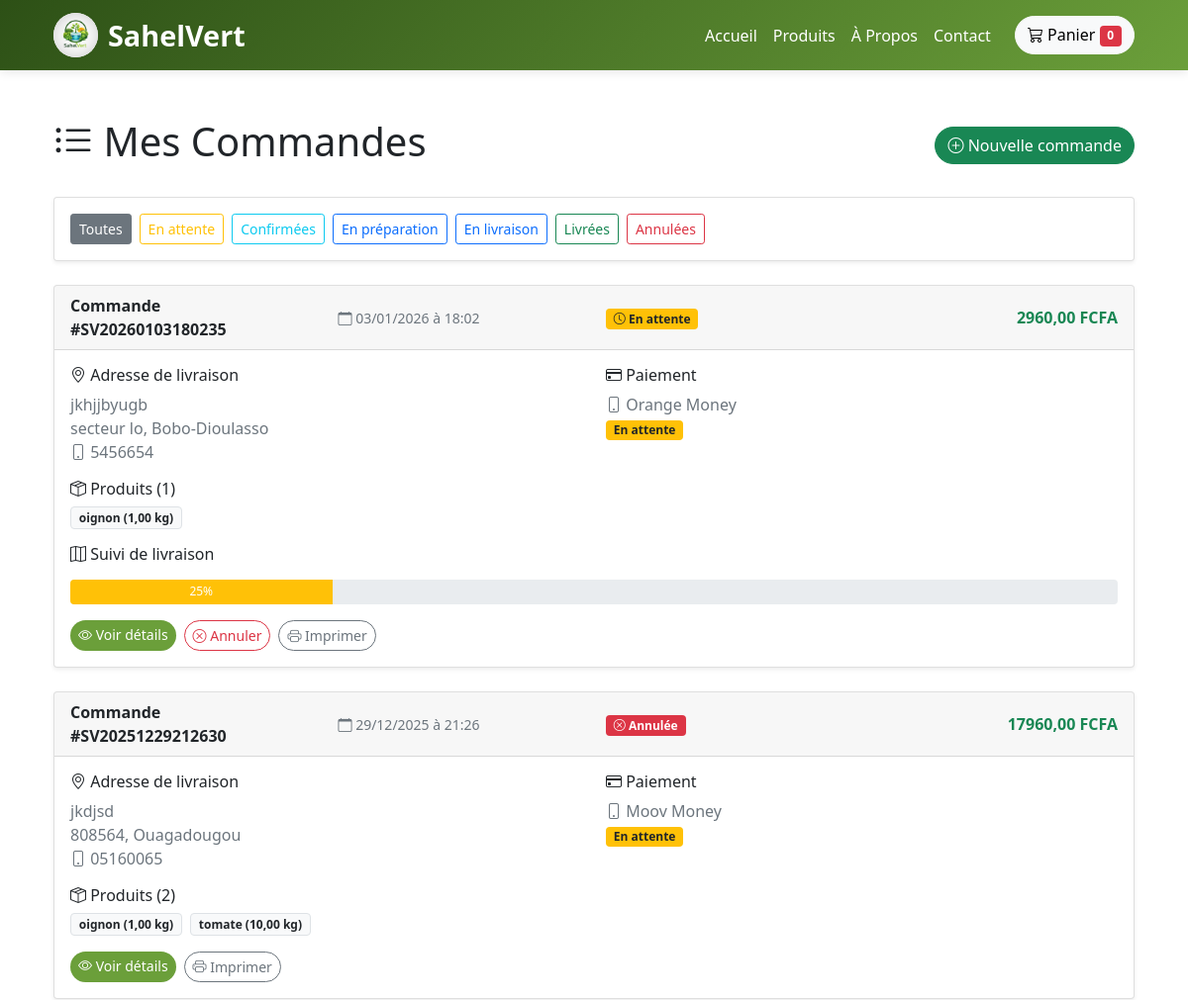
Page /mes-commandes/ (signed in, upper part) on the earlier database version.
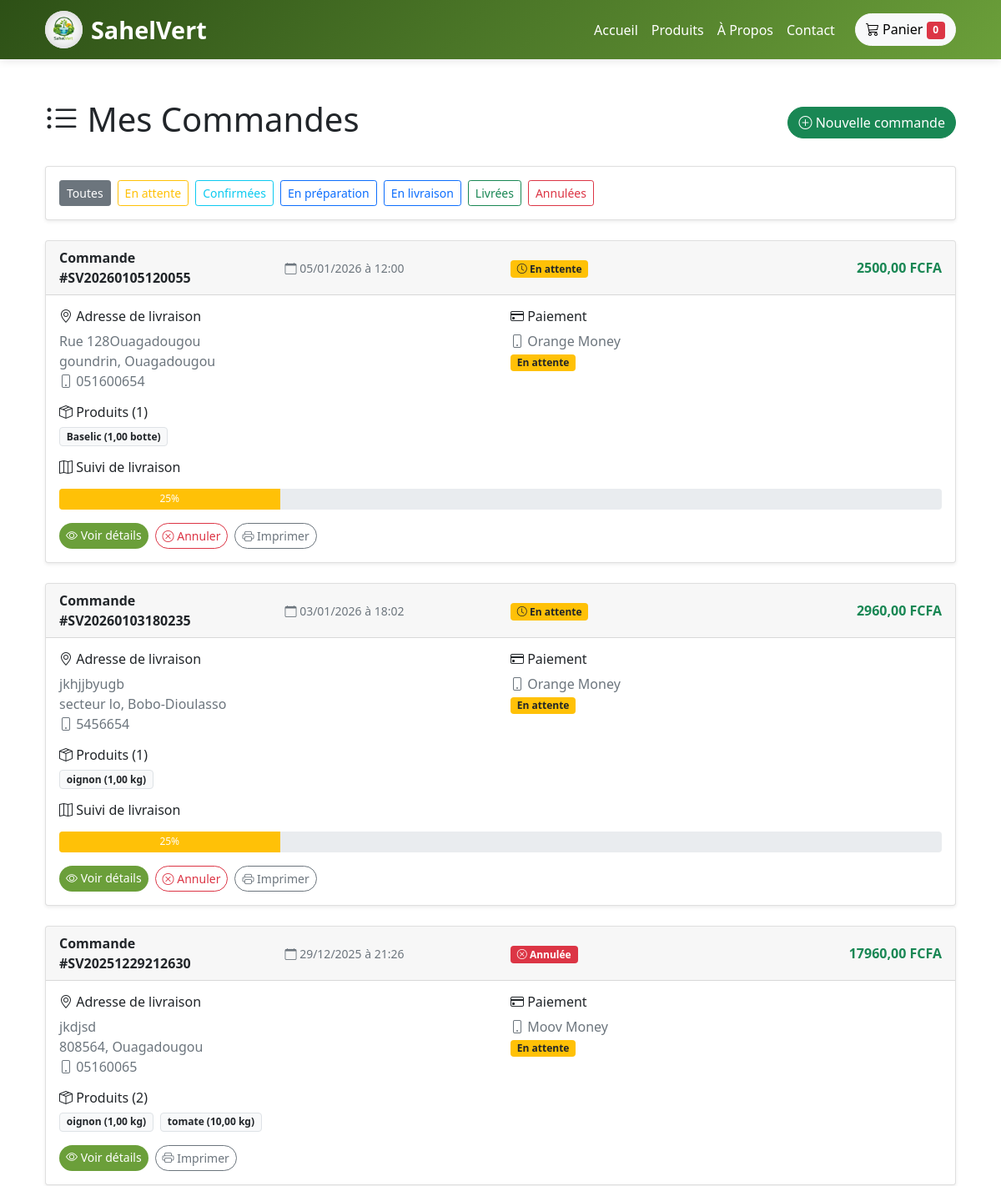
Same page on the later database version.
### Shop/models.py (models this page shows, shortened)
class Commande(models.Model):
    STATUT_CHOICES = [
        ('en_attente', 'En attente'),
        ('confirmee', 'Confirmée'),
        ('en_preparation', 'En préparation'),
        ('en_livraison', 'En livraison'),
        ('livree', 'Livrée'),
        ('annulee', 'Annulée'),
    ]
    MODE_PAIEMENT_CHOICES = [
        ('cash', 'Paiement à la livraison'),
        ('orange_money', 'Orange Money'),
        ('moov_money', 'Moov Money'),
        ('carte', 'Carte bancaire'),
    ]
    client = models.ForeignKey(Client, on_delete=models.CASCADE, related_name='commandes')
    numero_commande = models.CharField(max_length=20, unique=True, editable=False)
    statut = models.CharField(max_length=20, choices=STATUT_CHOICES, default='en_attente')
    adresse_livraison = models.TextField()
    ville_livraison = models.CharField(max_length=100)
    quartier_livraison = models.CharField(max_length=100)
    telephone_livraison = models.CharField(max_length=20)
    sous_total = models.DecimalField(max_digits=10, decimal_places=2, default=0)
    frais_livraison = models.DecimalField(max_digits=10, decimal_places=2, default=0)
    total = models.DecimalField(max_digits=10, decimal_places=2, default=0)
    mode_paiement = models.CharField(max_length=20, choices=MODE_PAIEMENT_CHOICES)
    paiement_effectue = models.BooleanField(default=False)
    notes_client = models.TextField(blank=True, help_text="Instructions spéciales du client")
    notes_interne = models.TextField(blank=True, help_text="Notes pour l'équipe")
    date_commande = models.DateTimeField(auto_now_add=True)
    date_livraison_prevue = models.DateTimeField(blank=True, null=True)
    date_livraison_reelle = models.DateTimeField(blank=True, null=True)
    date_modification = models.DateTimeField(auto_now=True)
    class Meta:
        verbose_name = "Commande"
        verbose_name_plural = "Commandes"
        ordering = ['-date_commande']

class LigneCommande(models.Model):
    commande = models.ForeignKey(Commande, on_delete=models.CASCADE, related_name='items')
    produit = models.ForeignKey(Produit, on_delete=models.PROTECT)
    nom_produit = models.CharField(max_length=200)
    prix_unitaire = models.DecimalField(max_digits=10, decimal_places=2)
    quantite = models.DecimalField(
        max_digits=10,
        decimal_places=2,
        validators=[MinValueValidator(Decimal('0.01'))]
    )
    unite = models.CharField(max_length=10)
    class Meta:
        verbose_name = "Ligne de commande"
        verbose_name_plural = "Lignes de commande"

### Shop/views.py (the view)
# urls.py: path('mes-commandes/', views.mes_commandes, name='mes_commandes'),
@login_required
def mes_commandes(request):
    try:
        client = Client.objects.get(user=request.user)
        commandes = Commande.objects.filter(client=client).order_by('-date_commande')
    except Client.DoesNotExist:
        commandes = []
    context = {
        'commandes': commandes
    }
    return render(request, 'shop/mes_commandes.html', context)

### templates/shop/mes_commandes.html (shortened to what the changed rows need)
{% extends 'base.html' %}
{% block content %}
<div class="container my-5">
    <div class="d-flex justify-content-between align-items-center mb-4">
        <h1>
            <i class="bi bi-list-ul"></i> Mes Commandes
        </h1>
    </div>
    {% if commandes %}
    <div class="row">
        {% for commande in commandes %}
        <div class="col-12 mb-4 commande-item" data-statut="{{ commande.statut }}">
            <div class="card shadow-sm">
                <div class="card-header">
                    <div class="row align-items-center">
                        <div class="col-md-3">
                            <strong>Commande #{{ commande.numero_commande }}</strong>
                        </div>
                        <div class="col-md-3">
                            <small class="text-muted">
                                <i class="bi bi-calendar"></i>
                                {{ commande.date_commande|date:"d/m/Y à H:i" }}
                            </small>
                        </div>
                        <div class="col-md-3">
                            {% if commande.statut == 'en_attente' %}
                            <span class="badge bg-warning text-dark">
                                <i class="bi bi-clock"></i> En attente
                            </span>
                            {% elif commande.statut == 'confirmee' %}
                            <span class="badge bg-info">
                                <i class="bi bi-check-circle"></i> Confirmée
                            </span>
                            {% elif commande.statut == 'en_preparation' %}
                            <span class="badge bg-primary">
                                <i class="bi bi-box-seam"></i> En préparation
                            </span>
                            {% elif commande.statut == 'en_livraison' %}
                            <span class="badge bg-primary">
                                <i class="bi bi-truck"></i> En livraison
                            </span>
                            {% elif commande.statut == 'livree' %}
                            <span class="badge bg-success">
                                <i class="bi bi-check-circle-fill"></i> Livrée
                            </span>
                            {% elif commande.statut == 'annulee' %}
                            <span class="badge bg-danger">
                                <i class="bi bi-x-circle"></i> Annulée
                            </span>
                            {% endif %}
                        </div>
                        <div class="col-md-3 text-end">
                            <strong class="text-success">{{ commande.total }} FCFA</strong>
                        </div>
                    </div>
                </div>
                <div class="card-body">
                    <div class="row mb-3">
                        <div class="col-md-6">
                            <h6 class="mb-2">
                                <i class="bi bi-geo-alt"></i> Adresse de livraison
                            </h6>
                            <p class="text-muted mb-0">
                                {{ commande.adresse_livraison }}<br>
                                {{ commande.quartier_livraison }}, {{ commande.ville_livraison }}<br>
                                <i class="bi bi-phone"></i> {{ commande.telephone_livraison }}
                            </p>
                        </div>
                        <div class="col-md-6">
                            <h6 class="mb-2">
                                <i class="bi bi-credit-card"></i> Paiement
                            </h6>
                            <p class="text-muted mb-0">
                                {% if commande.mode_paiement == 'cash' %}
                                    <i class="bi bi-cash-coin"></i> Paiement à la livraison
                                {% elif commande.mode_paiement == 'orange_money' %}
                                    <i class="bi bi-phone"></i> Orange Money
                                {% elif commande.mode_paiement == 'moov_money' %}
                                    <i class="bi bi-phone"></i> Moov Money
                                {% endif %}
                                <br>
                                {% if commande.paiement_effectue %}
                                    <span class="badge bg-success">Payé</span>
                                {% else %}
                                    <span class="badge bg-warning text-dark">En attente</span>
                                {% endif %}
                            </p>
                        </div>
                    </div>
                    <div class="mb-3">
                        <h6 class="mb-2">
                            <i class="bi bi-box-seam"></i> Produits ({{ commande.items.count }})
                        </h6>
                        <div class="d-flex flex-wrap gap-2">
                            {% for item in commande.items.all|slice:":3" %}
                            <span class="badge bg-light text-dark border">
                                {{ item.nom_produit }} ({{ item.quantite }} {{ item.unite }})
                            </span>
                            {% endfor %}
                        </div>
                    </div>
                    {% if commande.statut != 'annulee' %}
                    <div class="mb-3">
                        <h6 class="mb-3">
                            <i class="bi bi-map"></i> Suivi de livraison
                        </h6>
                        <div class="progress" style="height: 25px;">
                            {% if commande.statut == 'en_attente' %}
                            <div class="progress-bar bg-warning" style="width: 25%">25%</div>
                            {% elif commande.statut == 'confirmee' %}
                            <div class="progress-bar bg-info" style="width: 40%">40%</div>
                            {% elif commande.statut == 'en_preparation' %}
                            <div class="progress-bar bg-primary" style="width: 60%">60%</div>
                            {% elif commande.statut == 'en_livraison' %}
                            <div class="progress-bar bg-primary" style="width: 80%">80%</div>
                            {% elif commande.statut == 'livree' %}
                            <div class="progress-bar bg-success" style="width: 100%">100%</div>
                            {% endif %}
                        </div>
                    </div>
                    {% endif %}
                    <div class="d-flex gap-2 flex-wrap">
                        <a href="/commande/{{ commande.id }}/" class="btn btn-sm btn-primary rounded-pill">
                            <i class="bi bi-eye"></i> Voir détails
                        </a>
                        {% if commande.statut in 'en_attente,confirmee' %}
                        <form method="POST" action="/annuler-commande/{{ commande.id }}/" class="d-inline">
                            <button type="submit"
                                    class="btn btn-sm btn-outline-danger rounded-pill"
                                    onclick="return confirm('Êtes-vous sûr de vouloir annuler cette commande?')">
                                <i class="bi bi-x-circle"></i> Annuler
                            </button>
                        </form>
                        {% endif %}
                        <button class="btn btn-sm btn-outline-secondary rounded-pill">
                            <i class="bi bi-printer"></i> Imprimer
                        </button>
                    </div>
                </div>
            </div>
        </div>
        {% endfor %}
    </div>
    {% endif %}
</div>
{% endblock %}

Differences in the rows shown:
added Commande: numero_commande "SV20260105120055", date_commande "05/01/2026 à 12:00", statut "en_attente" (drawn), total "2500,00", adresse_livraison "Rue 128Ouagadougou", quartier_livraison "goundrin", ville_livraison "Ouagadougou", telephone_livraison "051600654", mode_paiement "orange_money" (drawn), paiement_effectue "En attente", items.count "1"
added LigneCommande: nom_produit "Baselic", quantite "1,00", unite "botte", shown under "SV20260105120055"
